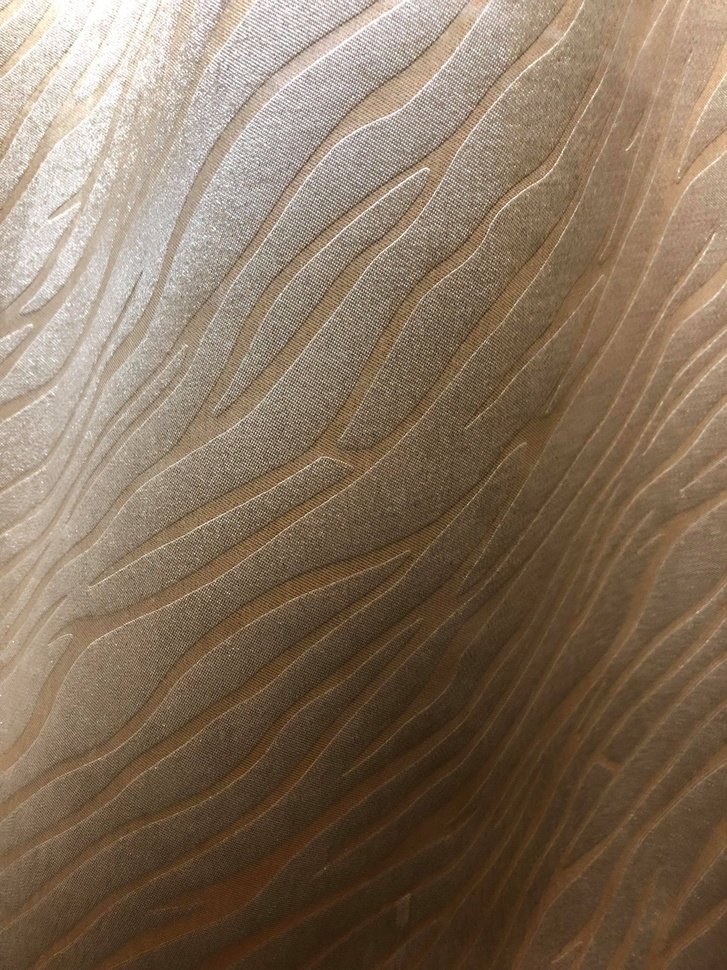
#> input picture 005.jpg, 727 x 970 px, shrunk from 3024 x 4032 before the run
$ python Image-Aliasing.py
#> lines starting #> are read from the running program, lines starting #| are printed output that depends on the picture
import cv2
import numpy as np
import matplotlib.pyplot as plt
img = cv2.imread('005.jpg',0) #讀灰度圖像
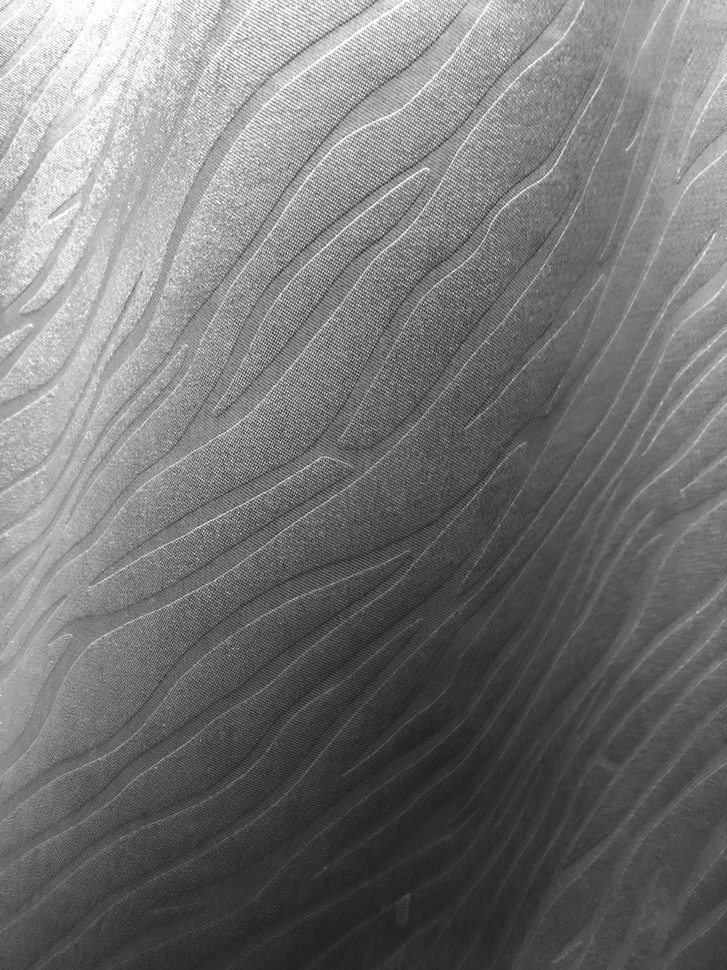
#> img: shape (970, 727); min 11, max 255, mean 116.5
img1 = np.float32(img) #轉乘數職類型
kernel = np.ones((15,15),np.float32)/25 #(15,15)
dst = cv2.filter2D(img1,-1,kernel)
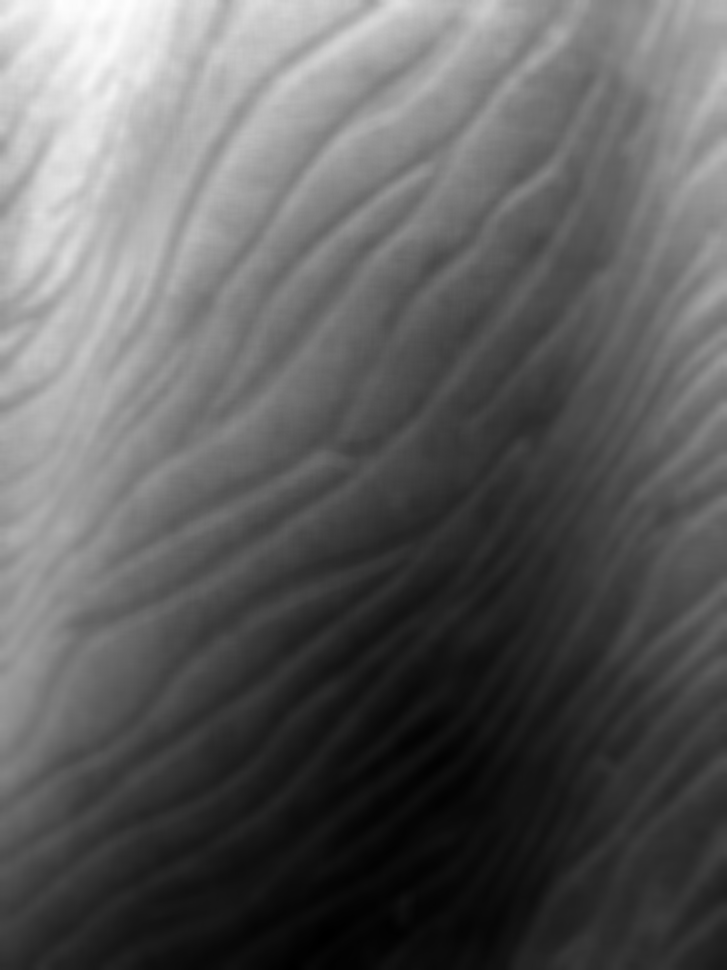
#> dst: shape (970, 727) float32; min 316.3, max 2286.8, mean 1048.5; drawn with min black and max white
plt.subplot(2,3,1)
plt.title('原圖')
plt.axis('off')
plt.imshow(img1,'gray')
plt.subplot(2,3,2)
plt.title('2D濾波')
plt.axis('off')
plt.imshow(dst,'gray')

#均值濾波
blur = cv2.blur(img,(15,15))#數字可替換15,15
plt.subplot(2,3,3)
plt.title('均值濾波')
plt.axis('off')
plt.imshow(blur,'gray')

blurs = cv2.GaussianBlur(img,(15,15),0)#數字可替換15,15
plt.subplot(2,3,4)
plt.title('高斯模糊')
plt.axis('off')
plt.imshow(blurs,'gray')

blurss = cv2.medianBlur(img,15)#數字可替換15
plt.subplot(2,3,5)
plt.title('中值濾波')
plt.axis('off')
plt.imshow(blurss,'gray')

blursss = cv2.bilateralFilter(img,15,90,90)#數值愈大越模糊
plt.subplot(2,3,6)
plt.title('雙邊濾波')
plt.axis('off')
plt.imshow(blursss,'gray')
plt.show()

$ run again, with 001.jpg copied over 005.jpg
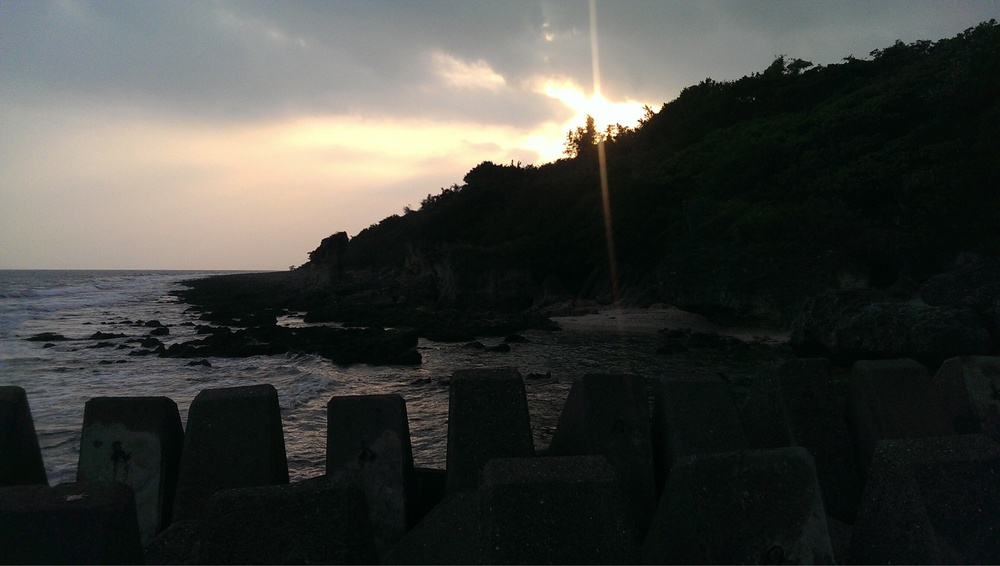
#> input picture 001.jpg, 1000 x 566 px, shrunk from 1920 x 1086 before the run
#> `img = cv2.imread('005.jpg',0)`:
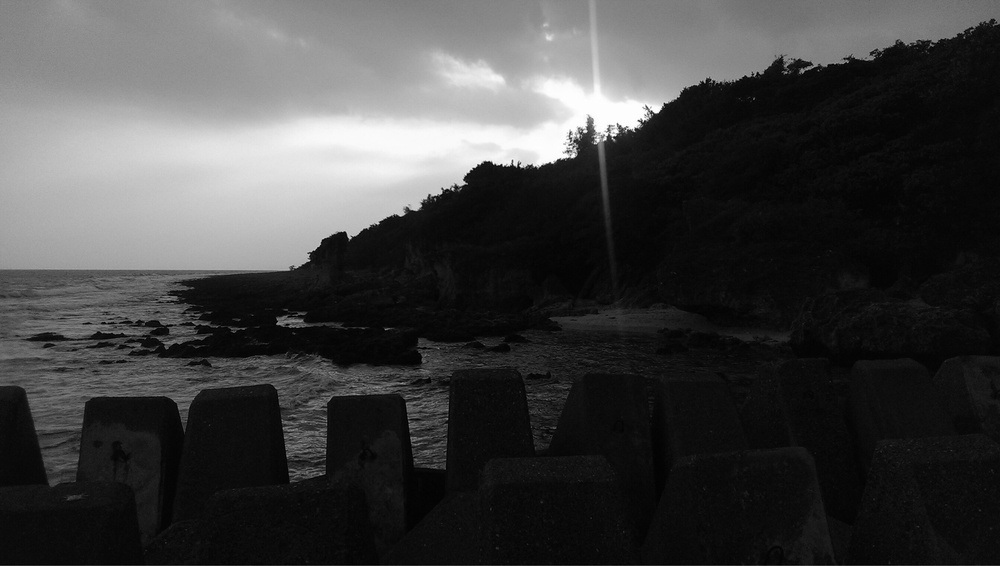
#> img: shape (566, 1000); min 0, max 255, mean 65.1
#> `dst = cv2.filter2D(img1,-1,kernel)`:
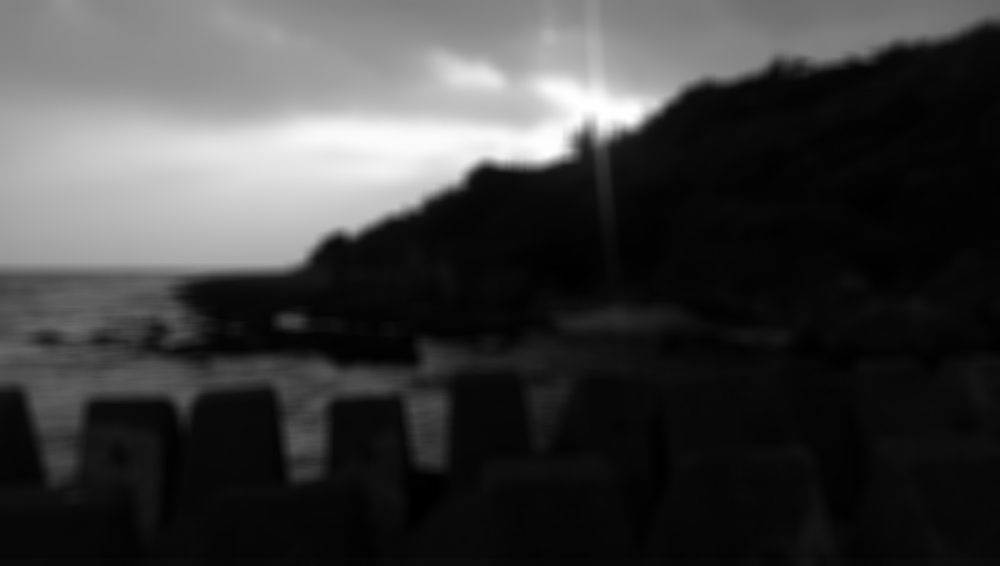
#> dst: shape (566, 1000) float32; min 38.08, max 2277.6, mean 585.9; drawn with min black and max white

$ run again, with 002.jpg copied over 005.jpg
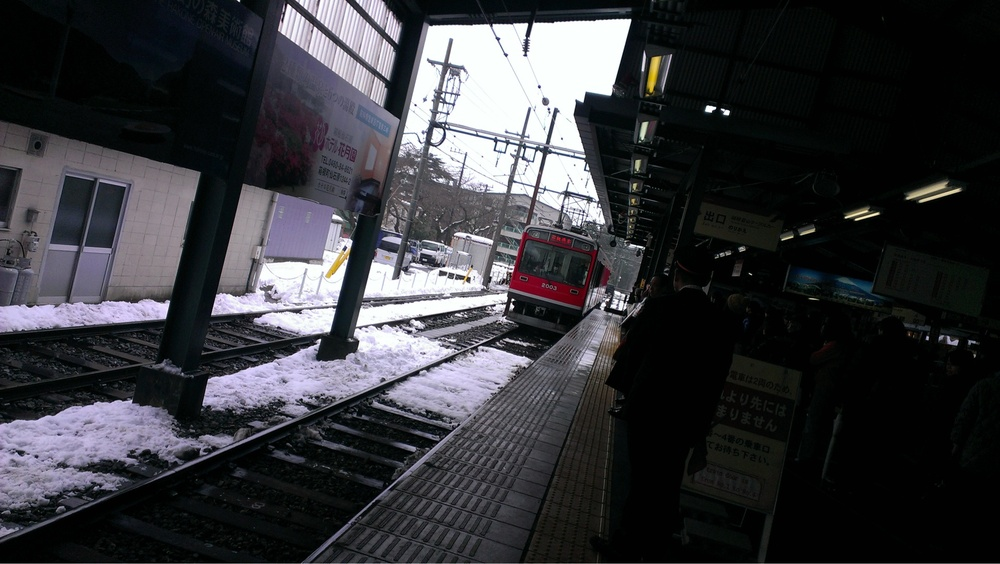
#> input picture 002.jpg, 1000 x 564 px, shrunk from 1920 x 1083 before the run
#> `blurs = cv2.GaussianBlur(img,(15,15),0)#數字可替換15,15`:
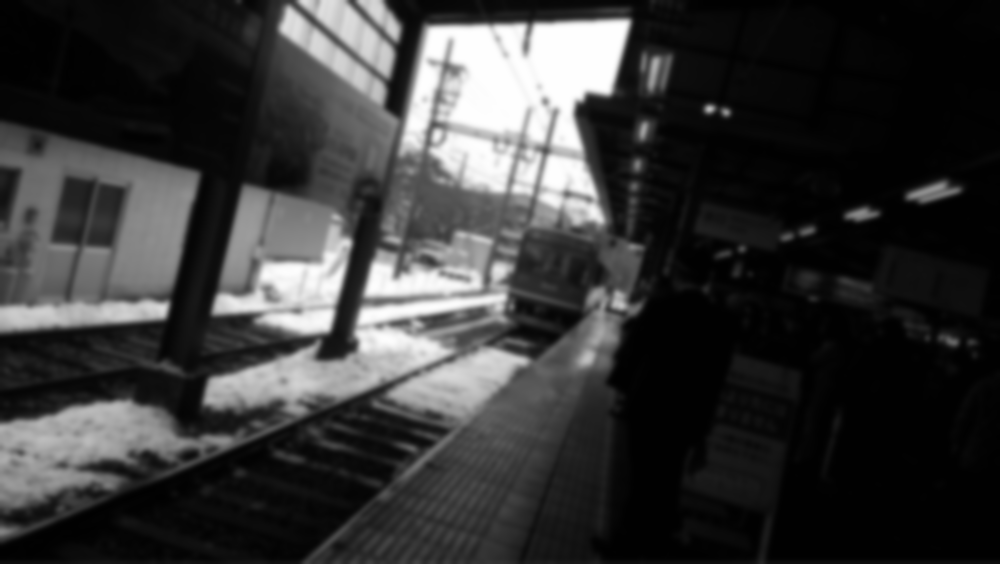
#> blurs: shape (564, 1000); min 1, max 254, mean 55.3
#> `blurss = cv2.medianBlur(img,15)#數字可替換15`:
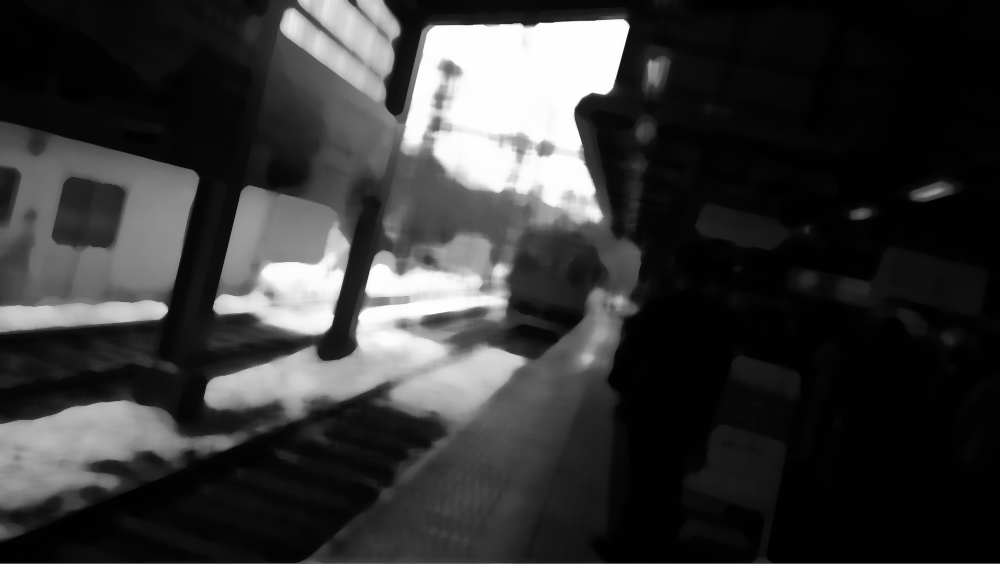
#> blurss: shape (564, 1000); min 1, max 254, mean 55.1

$ run again, with 003.jpg copied over 005.jpg
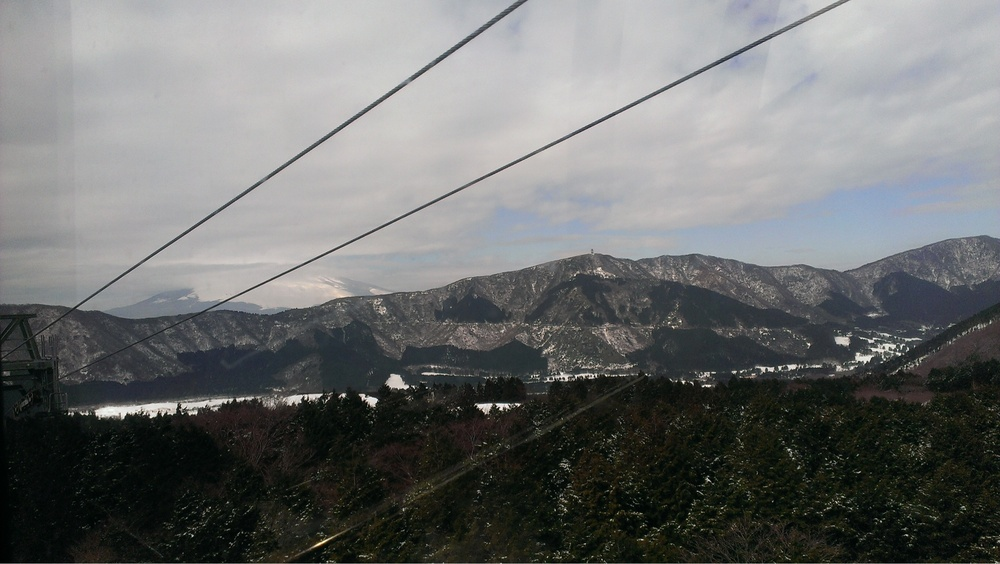
#> input picture 003.jpg, 1000 x 564 px, shrunk from 1920 x 1083 before the run
#> `dst = cv2.filter2D(img1,-1,kernel)`:
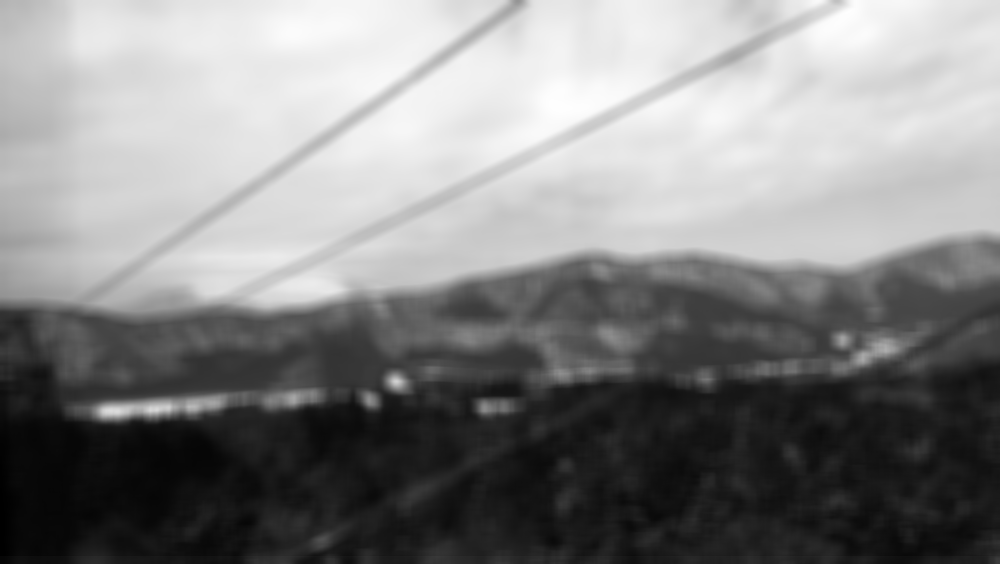
#> dst: shape (564, 1000) float32; min 23.52, max 1894.8, mean 997.1; drawn with min black and max white
#> `blurss = cv2.medianBlur(img,15)#數字可替換15`:
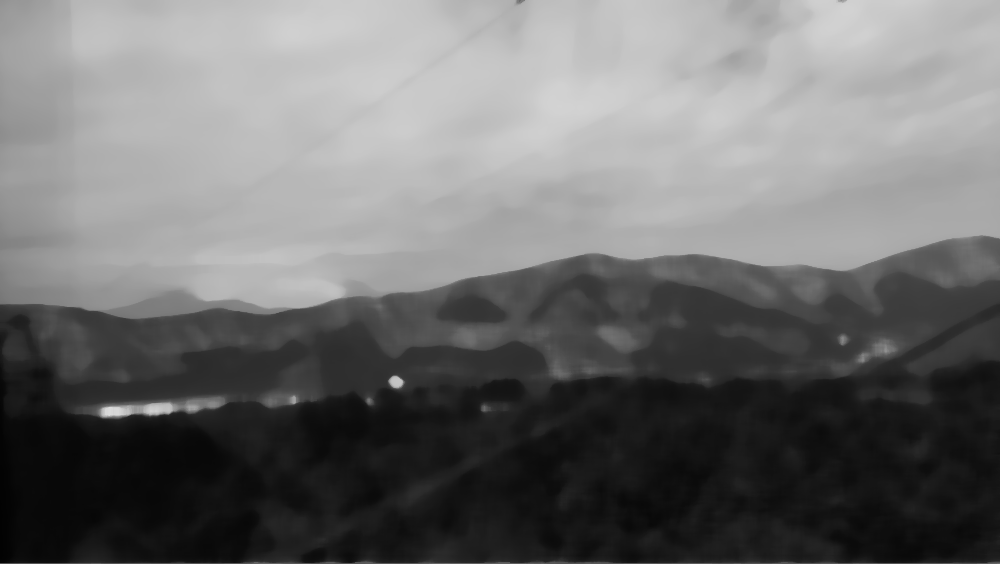
#> blurss: shape (564, 1000); min 2, max 218, mean 110
